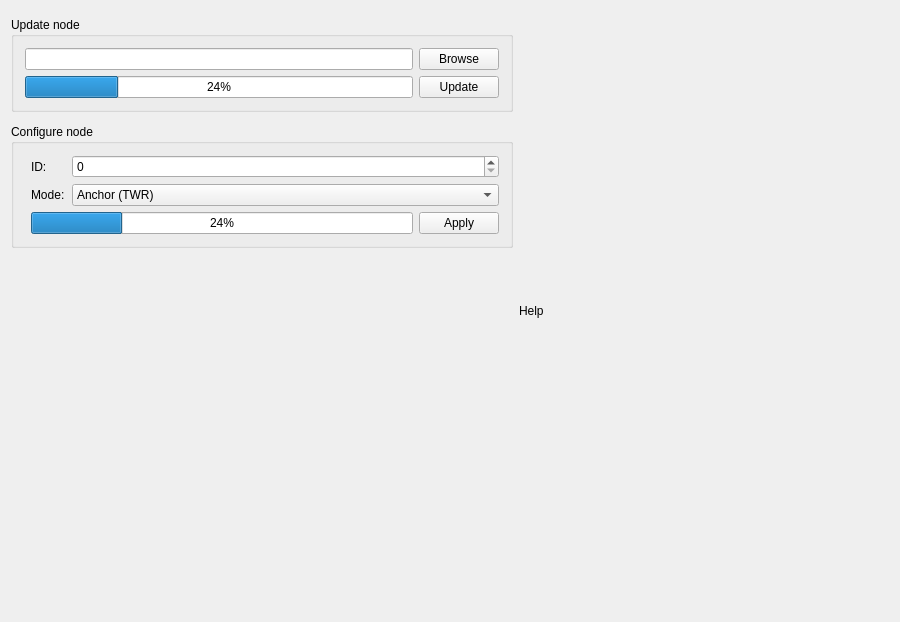
<?xml version="1.0" encoding="UTF-8"?>
<ui version="4.0">
 <class>MainWindow</class>
 <widget class="QMainWindow" name="MainWindow">
  <property name="enabled">
   <bool>true</bool>
  </property>
  <property name="geometry">
   <rect>
    <x>0</x>
    <y>0</y>
    <width>900</width>
    <height>622</height>
   </rect>
  </property>
  <property name="windowTitle">
   <string>LPS configuration tool</string>
  </property>
  <property name="autoFillBackground">
   <bool>true</bool>
  </property>
  <widget class="QWidget" name="centralWidget">
   <property name="enabled">
    <bool>true</bool>
   </property>
   <property name="autoFillBackground">
    <bool>false</bool>
   </property>
   <layout class="QGridLayout" name="gridLayout">
    <item row="0" column="2" rowspan="6">
     <widget class="QLabel" name="infoLabel">
      <property name="enabled">
       <bool>true</bool>
      </property>
      <property name="minimumSize">
       <size>
        <width>370</width>
        <height>600</height>
       </size>
      </property>
      <property name="maximumSize">
       <size>
        <width>370</width>
        <height>600</height>
       </size>
      </property>
      <property name="text">
       <string>Help</string>
      </property>
     </widget>
    </item>
    <item row="1" column="0">
     <widget class="QGroupBox" name="groupBoxUpdate">
      <property name="enabled">
       <bool>true</bool>
      </property>
      <property name="minimumSize">
       <size>
        <width>300</width>
        <height>0</height>
       </size>
      </property>
      <property name="title">
       <string>Update node</string>
      </property>
      <layout class="QGridLayout" name="gridLayout_2">
       <item row="0" column="0">
        <layout class="QVBoxLayout" name="verticalLayout_3">
         <item>
          <layout class="QHBoxLayout" name="horizontalLayout">
           <item>
            <widget class="QLineEdit" name="dfufile_line"/>
           </item>
           <item>
            <widget class="QPushButton" name="browseButton">
             <property name="text">
              <string>Browse</string>
             </property>
            </widget>
           </item>
          </layout>
         </item>
         <item>
          <layout class="QHBoxLayout" name="horizontalLayout_2">
           <item>
            <widget class="QProgressBar" name="dfu_progress">
             <property name="value">
              <number>24</number>
             </property>
            </widget>
           </item>
           <item>
            <widget class="QPushButton" name="updateButton">
             <property name="text">
              <string>Update</string>
             </property>
            </widget>
           </item>
          </layout>
         </item>
        </layout>
       </item>
      </layout>
     </widget>
    </item>
    <item row="3" column="0">
     <widget class="QGroupBox" name="groupBoxConfigure">
      <property name="title">
       <string>Configure node</string>
      </property>
      <layout class="QFormLayout" name="formLayout_2">
       <item row="9" column="1">
        <layout class="QVBoxLayout" name="verticalLayout">
         <item>
          <layout class="QHBoxLayout" name="horizontalLayout_3">
           <item>
            <widget class="QLabel" name="label_2">
             <property name="maximumSize">
              <size>
               <width>35</width>
               <height>16777215</height>
              </size>
             </property>
             <property name="text">
              <string>ID:</string>
             </property>
            </widget>
           </item>
           <item>
            <widget class="QSpinBox" name="configure_id_line">
             <property name="maximum">
              <number>255</number>
             </property>
            </widget>
           </item>
          </layout>
         </item>
         <item>
          <layout class="QHBoxLayout" name="horizontalLayout_4">
           <item>
            <widget class="QLabel" name="label">
             <property name="maximumSize">
              <size>
               <width>35</width>
               <height>16777215</height>
              </size>
             </property>
             <property name="text">
              <string>Mode:</string>
             </property>
            </widget>
           </item>
           <item>
            <widget class="QComboBox" name="configure_mode_combo">
             <item>
              <property name="text">
               <string>Anchor (TWR)</string>
              </property>
             </item>
             <item>
              <property name="text">
               <string>Tag (TWR)</string>
              </property>
             </item>
             <item>
              <property name="text">
               <string>Sniffer</string>
              </property>
             </item>
             <item>
              <property name="text">
               <string>Anchor (TDoA 2)</string>
              </property>
             </item>
             <item>
              <property name="text">
               <string>Anchor (TDoA 3)</string>
              </property>
             </item>
            </widget>
           </item>
          </layout>
         </item>
         <item>
          <layout class="QHBoxLayout" name="horizontalLayout_6">
           <item>
            <widget class="QProgressBar" name="cfg_progress">
             <property name="value">
              <number>24</number>
             </property>
            </widget>
           </item>
           <item>
            <widget class="QPushButton" name="configureButton">
             <property name="text">
              <string>Apply</string>
             </property>
            </widget>
           </item>
          </layout>
         </item>
        </layout>
       </item>
      </layout>
     </widget>
    </item>
    <item row="4" column="0">
     <spacer name="verticalSpacer">
      <property name="orientation">
       <enum>Qt::Vertical</enum>
      </property>
      <property name="sizeHint" stdset="0">
       <size>
        <width>20</width>
        <height>40</height>
       </size>
      </property>
     </spacer>
    </item>
   </layout>
  </widget>
 </widget>
 <layoutdefault spacing="6" margin="11"/>
 <resources/>
 <connections/>
</ui>
